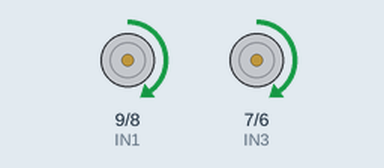
Bench run of a sketch on a simulated Arduino Uno, built with avr-gcc and run on an emulated ATmega328P. Shown: motor-driver pin pairs drawn as motors (green arrow = first pin HIGH = forward, orange = second pin HIGH = backward, longer = more drive, scaled by the enable pin).

Above: at 1.0 s.
At 2.5 s:
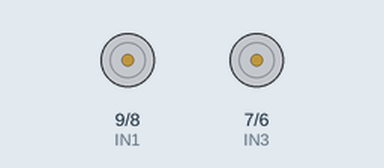
At 4.0 s:
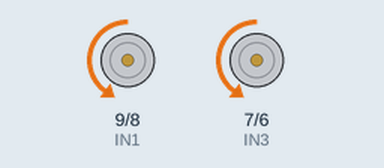
Timing chart, 0 to 7.8 s (numbered marks = the images above):
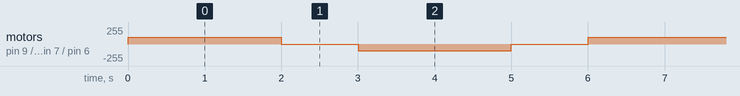

The sketch:

n20.ino
```cpp
// Left Motor (Motor A)
int ENA = 10;
int IN1 = 9;
int IN2 = 8;

// Right Motor (Motor B)
int ENB = 5;
int IN3 = 7;
int IN4 = 6;

void setup() {
  pinMode(ENA, OUTPUT);
  pinMode(IN1, OUTPUT);
  pinMode(IN2, OUTPUT);
  pinMode(ENB, OUTPUT);
  pinMode(IN3, OUTPUT);
  pinMode(IN4, OUTPUT);
}

void loop() {
  // Forward (slow safe speed)
  digitalWrite(IN1, HIGH);
  digitalWrite(IN2, LOW);
  digitalWrite(IN3, HIGH);
  digitalWrite(IN4, LOW);
  analogWrite(ENA, 100);   // speed reduced from 180 → 100
  analogWrite(ENB, 100);
  delay(2000);

  // Stop
  analogWrite(ENA, 0);
  analogWrite(ENB, 0);
  delay(1000);

  // Reverse (slow safe speed)
  digitalWrite(IN1, LOW);
  digitalWrite(IN2, HIGH);
  digitalWrite(IN3, LOW);
  digitalWrite(IN4, HIGH);
  analogWrite(ENA, 100);
  analogWrite(ENB, 100);
  delay(2000);

  // Stop again
  analogWrite(ENA, 0);
  analogWrite(ENB, 0);
  delay(1000);
}
```

Measured:
- by itself, motor on pin 9 (IN1) / pin 8 (IN2), motor on pin 7 (IN3) / pin 6 (IN4): repeats every 6.0 s: stopped 1.0 s, backward 100/255 2.0 s, stopped 1.0 s, forward 100/255 2.0 s
